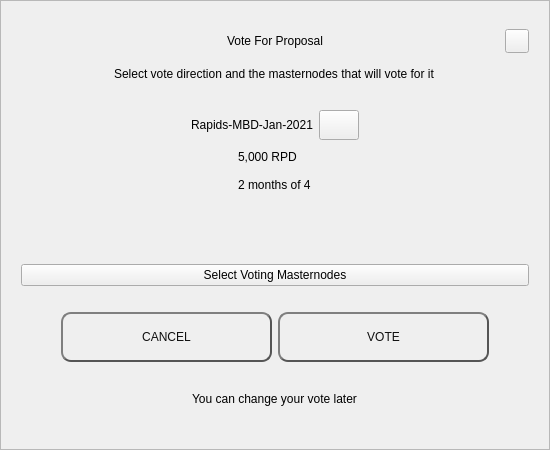
<?xml version="1.0" encoding="UTF-8"?>
<ui version="4.0">
 <class>VoteDialog</class>
 <widget class="QWidget" name="VoteDialog">
  <property name="geometry">
   <rect>
    <x>0</x>
    <y>0</y>
    <width>550</width>
    <height>450</height>
   </rect>
  </property>
  <layout class="QVBoxLayout" name="verticalLayout_1">
   <property name="spacing">
    <number>0</number>
   </property>
   <property name="leftMargin">
    <number>0</number>
   </property>
   <property name="topMargin">
    <number>0</number>
   </property>
   <property name="rightMargin">
    <number>0</number>
   </property>
   <property name="bottomMargin">
    <number>0</number>
   </property>
   <item>
    <widget class="QFrame" name="frame">
     <property name="styleSheet">
      <string notr="true"/>
     </property>
     <property name="frameShape">
      <enum>QFrame::StyledPanel</enum>
     </property>
     <property name="frameShadow">
      <enum>QFrame::Raised</enum>
     </property>
     <layout class="QVBoxLayout" name="verticalLayout_2">
      <property name="spacing">
       <number>6</number>
      </property>
      <property name="leftMargin">
       <number>20</number>
      </property>
      <property name="topMargin">
       <number>20</number>
      </property>
      <property name="rightMargin">
       <number>20</number>
      </property>
      <property name="bottomMargin">
       <number>20</number>
      </property>
      <item>
       <layout class="QHBoxLayout" name="horizontalLayout_1">
        <property name="spacing">
         <number>0</number>
        </property>
        <item>
         <spacer name="horizontalSpacer_1">
          <property name="orientation">
           <enum>Qt::Horizontal</enum>
          </property>
          <property name="sizeHint" stdset="0">
           <size>
            <width>40</width>
            <height>20</height>
           </size>
          </property>
         </spacer>
        </item>
        <item>
         <widget class="QLabel" name="labelTitle">
          <property name="minimumSize">
           <size>
            <width>0</width>
            <height>40</height>
           </size>
          </property>
          <property name="maximumSize">
           <size>
            <width>16777215</width>
            <height>40</height>
           </size>
          </property>
          <property name="styleSheet">
           <string notr="true">padding-left:24px;</string>
          </property>
          <property name="text">
           <string>Vote For Proposal</string>
          </property>
          <property name="alignment">
           <set>Qt::AlignCenter</set>
          </property>
          <property name="margin">
           <number>7</number>
          </property>
         </widget>
        </item>
        <item>
         <spacer name="horizontalSpacer_2">
          <property name="orientation">
           <enum>Qt::Horizontal</enum>
          </property>
          <property name="sizeHint" stdset="0">
           <size>
            <width>40</width>
            <height>20</height>
           </size>
          </property>
         </spacer>
        </item>
        <item>
         <widget class="QPushButton" name="btnEsc">
          <property name="minimumSize">
           <size>
            <width>24</width>
            <height>24</height>
           </size>
          </property>
          <property name="maximumSize">
           <size>
            <width>24</width>
            <height>24</height>
           </size>
          </property>
          <property name="focusPolicy">
           <enum>Qt::NoFocus</enum>
          </property>
          <property name="text">
           <string/>
          </property>
         </widget>
        </item>
       </layout>
      </item>
      <item alignment="Qt::AlignHCenter">
       <widget class="QLabel" name="labelSubtitle">
        <property name="text">
         <string>Select vote direction and the masternodes that will vote for it</string>
        </property>
       </widget>
      </item>
      <item>
       <spacer name="verticalSpacer_1">
        <property name="orientation">
         <enum>Qt::Vertical</enum>
        </property>
        <property name="sizeType">
         <enum>QSizePolicy::Expanding</enum>
        </property>
        <property name="sizeHint" stdset="0">
         <size>
          <width>20</width>
          <height>40</height>
         </size>
        </property>
       </spacer>
      </item>
      <item>
       <layout class="QHBoxLayout" name="horizontalLayout_2">
        <item>
         <spacer name="horizontalSpacer_3">
          <property name="orientation">
           <enum>Qt::Horizontal</enum>
          </property>
          <property name="sizeHint" stdset="0">
           <size>
            <width>40</width>
            <height>20</height>
           </size>
          </property>
         </spacer>
        </item>
        <item>
         <widget class="QLabel" name="labelTitleVote">
          <property name="minimumSize">
           <size>
            <width>0</width>
            <height>30</height>
           </size>
          </property>
          <property name="text">
           <string notr="true">Rapids-MBD-Jan-2021</string>
          </property>
          <property name="alignment">
           <set>Qt::AlignCenter</set>
          </property>
          <property name="wordWrap">
           <bool>true</bool>
          </property>
         </widget>
        </item>
        <item>
         <widget class="QPushButton" name="btnLink">
          <property name="minimumSize">
           <size>
            <width>0</width>
            <height>30</height>
           </size>
          </property>
          <property name="maximumSize">
           <size>
            <width>16777215</width>
            <height>30</height>
           </size>
          </property>
          <property name="cursor">
           <cursorShape>PointingHandCursor</cursorShape>
          </property>
          <property name="text">
           <string/>
          </property>
         </widget>
        </item>
        <item>
         <spacer name="horizontalSpacer_4">
          <property name="orientation">
           <enum>Qt::Horizontal</enum>
          </property>
          <property name="sizeHint" stdset="0">
           <size>
            <width>40</width>
            <height>20</height>
           </size>
          </property>
         </spacer>
        </item>
       </layout>
      </item>
      <item alignment="Qt::AlignHCenter">
       <widget class="QWidget" name="widget" native="true">
        <property name="minimumSize">
         <size>
          <width>0</width>
          <height>50</height>
         </size>
        </property>
        <layout class="QVBoxLayout" name="verticalLayout_3">
         <property name="spacing">
          <number>6</number>
         </property>
         <property name="leftMargin">
          <number>0</number>
         </property>
         <property name="topMargin">
          <number>0</number>
         </property>
         <property name="rightMargin">
          <number>0</number>
         </property>
         <property name="bottomMargin">
          <number>0</number>
         </property>
         <item>
          <widget class="QLabel" name="labelAmount">
           <property name="text">
            <string notr="true">5,000 RPD</string>
           </property>
          </widget>
         </item>
         <item>
          <widget class="QLabel" name="labelTime">
           <property name="text">
            <string notr="true">2 months of 4</string>
           </property>
          </widget>
         </item>
        </layout>
       </widget>
      </item>
      <item>
       <spacer name="verticalSpacer_2">
        <property name="orientation">
         <enum>Qt::Vertical</enum>
        </property>
        <property name="sizeType">
         <enum>QSizePolicy::Fixed</enum>
        </property>
        <property name="sizeHint" stdset="0">
         <size>
          <width>20</width>
          <height>10</height>
         </size>
        </property>
       </spacer>
      </item>
      <item>
       <widget class="QWidget" name="containerVotes" native="true">
        <property name="minimumSize">
         <size>
          <width>0</width>
          <height>36</height>
         </size>
        </property>
        <layout class="QHBoxLayout" name="horizontalLayout_3" stretch="1,0,1">
         <property name="spacing">
          <number>0</number>
         </property>
         <property name="leftMargin">
          <number>0</number>
         </property>
         <property name="topMargin">
          <number>0</number>
         </property>
         <property name="rightMargin">
          <number>0</number>
         </property>
         <property name="bottomMargin">
          <number>0</number>
         </property>
         <item>
          <widget class="QWidget" name="containerNo" native="true">
           <property name="sizePolicy">
            <sizepolicy hsizetype="Expanding" vsizetype="Preferred">
             <horstretch>0</horstretch>
             <verstretch>0</verstretch>
            </sizepolicy>
           </property>
           <property name="minimumSize">
            <size>
             <width>0</width>
             <height>36</height>
            </size>
           </property>
           <layout class="QGridLayout" name="gridLayout">
            <property name="leftMargin">
             <number>0</number>
            </property>
            <property name="topMargin">
             <number>0</number>
            </property>
            <property name="rightMargin">
             <number>0</number>
            </property>
            <property name="bottomMargin">
             <number>0</number>
            </property>
            <property name="spacing">
             <number>0</number>
            </property>
           </layout>
          </widget>
         </item>
         <item>
          <spacer name="horizontalSpacer_5">
           <property name="orientation">
            <enum>Qt::Horizontal</enum>
           </property>
           <property name="sizeType">
            <enum>QSizePolicy::Fixed</enum>
           </property>
           <property name="sizeHint" stdset="0">
            <size>
             <width>16</width>
             <height>20</height>
            </size>
           </property>
          </spacer>
         </item>
         <item>
          <widget class="QWidget" name="containerYes" native="true">
           <property name="minimumSize">
            <size>
             <width>0</width>
             <height>36</height>
            </size>
           </property>
           <property name="layoutDirection">
            <enum>Qt::LeftToRight</enum>
           </property>
           <layout class="QGridLayout" name="gridLayout_2">
            <property name="leftMargin">
             <number>0</number>
            </property>
            <property name="topMargin">
             <number>0</number>
            </property>
            <property name="rightMargin">
             <number>0</number>
            </property>
            <property name="bottomMargin">
             <number>0</number>
            </property>
            <property name="horizontalSpacing">
             <number>0</number>
            </property>
           </layout>
          </widget>
         </item>
        </layout>
       </widget>
      </item>
      <item>
       <spacer name="verticalSpacer_3">
        <property name="orientation">
         <enum>Qt::Vertical</enum>
        </property>
        <property name="sizeType">
         <enum>QSizePolicy::Fixed</enum>
        </property>
        <property name="sizeHint" stdset="0">
         <size>
          <width>20</width>
          <height>10</height>
         </size>
        </property>
       </spacer>
      </item>
      <item>
       <widget class="QPushButton" name="btnSelectMasternodes">
        <property name="cursor">
         <cursorShape>PointingHandCursor</cursorShape>
        </property>
        <property name="text">
         <string>Select Voting Masternodes</string>
        </property>
       </widget>
      </item>
      <item>
       <spacer name="verticalSpacer_4">
        <property name="orientation">
         <enum>Qt::Vertical</enum>
        </property>
        <property name="sizeType">
         <enum>QSizePolicy::Fixed</enum>
        </property>
        <property name="sizeHint" stdset="0">
         <size>
          <width>20</width>
          <height>20</height>
         </size>
        </property>
       </spacer>
      </item>
      <item>
       <layout class="QHBoxLayout" name="horizontalLayout_4" stretch="0,2,2,0">
        <item>
         <spacer name="horizontalSpacer_6">
          <property name="orientation">
           <enum>Qt::Horizontal</enum>
          </property>
          <property name="sizeHint" stdset="0">
           <size>
            <width>40</width>
            <height>20</height>
           </size>
          </property>
         </spacer>
        </item>
        <item>
         <widget class="QPushButton" name="btnCancel">
          <property name="minimumSize">
           <size>
            <width>0</width>
            <height>50</height>
           </size>
          </property>
          <property name="focusPolicy">
           <enum>Qt::NoFocus</enum>
          </property>
          <property name="styleSheet">
           <string notr="true">QPushButton {
color: #0F0F0F;
border: 2px solid #555;
border-radius: 10px;
border-style: outset;
background: qradialgradient(
cx: 0.3, cy: -0.4, fx: 0.3, fy: -0.4,
radius: 1.35, stop: 0 #d1d5db, stop: 1 #d1d5db
);
padding: 5px;
}

QPushButton:hover {
background: qradialgradient(
cx: 0.3, cy: -0.4, fx: 0.3, fy: -0.4,
radius: 1.35, stop: 0 #d1d5db, stop: 1 #d1d5db
);
}</string>
          </property>
          <property name="text">
           <string>CANCEL</string>
          </property>
         </widget>
        </item>
        <item>
         <widget class="QPushButton" name="btnSave">
          <property name="minimumSize">
           <size>
            <width>0</width>
            <height>50</height>
           </size>
          </property>
          <property name="focusPolicy">
           <enum>Qt::NoFocus</enum>
          </property>
          <property name="styleSheet">
           <string notr="true">QPushButton {
color: #0F0F0F;
border: 2px solid #555;
border-radius: 10px;
border-style: outset;
background: qradialgradient(
cx: 0.3, cy: -0.4, fx: 0.3, fy: -0.4,
radius: 1.35, stop: 0 #d1d5db, stop: 1 #d1d5db
);
padding: 5px;
}

QPushButton:hover {
background: qradialgradient(
cx: 0.3, cy: -0.4, fx: 0.3, fy: -0.4,
radius: 1.35, stop: 0 #d1d5db, stop: 1 #d1d5db
);
}</string>
          </property>
          <property name="text">
           <string>VOTE</string>
          </property>
         </widget>
        </item>
        <item>
         <spacer name="horizontalSpacer_7">
          <property name="orientation">
           <enum>Qt::Horizontal</enum>
          </property>
          <property name="sizeHint" stdset="0">
           <size>
            <width>40</width>
            <height>20</height>
           </size>
          </property>
         </spacer>
        </item>
       </layout>
      </item>
      <item>
       <spacer name="verticalSpacer_5">
        <property name="orientation">
         <enum>Qt::Vertical</enum>
        </property>
        <property name="sizeType">
         <enum>QSizePolicy::Expanding</enum>
        </property>
        <property name="sizeHint" stdset="0">
         <size>
          <width>20</width>
          <height>10</height>
         </size>
        </property>
       </spacer>
      </item>
      <item>
       <spacer name="verticalSpacer_6">
        <property name="orientation">
         <enum>Qt::Vertical</enum>
        </property>
        <property name="sizeHint" stdset="0">
         <size>
          <width>20</width>
          <height>40</height>
         </size>
        </property>
       </spacer>
      </item>
      <item alignment="Qt::AlignHCenter">
       <widget class="QLabel" name="labelMessage">
        <property name="text">
         <string>You can change your vote later</string>
        </property>
       </widget>
      </item>
      <item>
       <spacer name="verticalSpacer_7">
        <property name="orientation">
         <enum>Qt::Vertical</enum>
        </property>
        <property name="sizeType">
         <enum>QSizePolicy::Expanding</enum>
        </property>
        <property name="sizeHint" stdset="0">
         <size>
          <width>20</width>
          <height>40</height>
         </size>
        </property>
       </spacer>
      </item>
     </layout>
    </widget>
   </item>
  </layout>
 </widget>
 <resources/>
 <connections/>
</ui>
